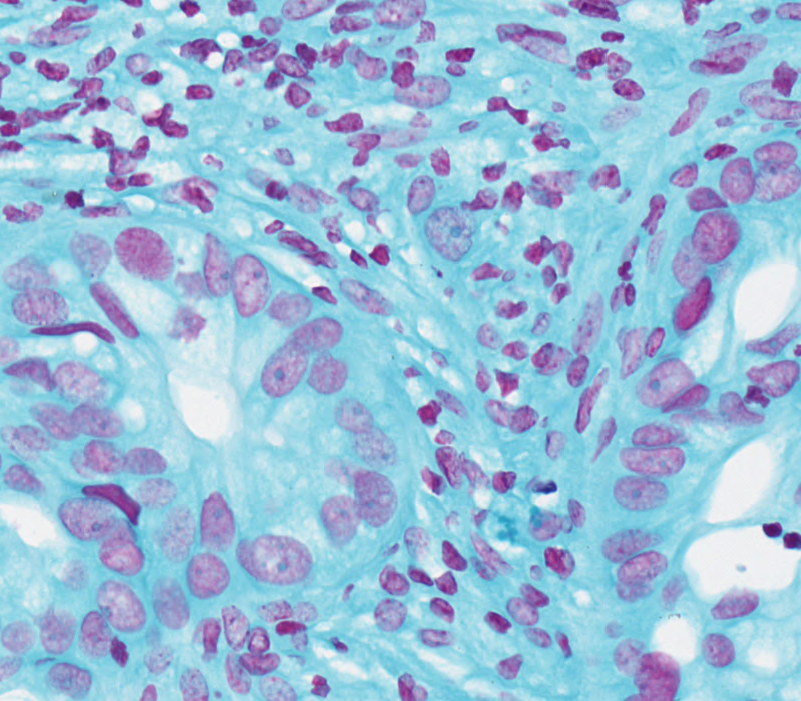
#> input picture OpenCV/3_Image Processing/original_t.png, 801 x 701 px
$ python channels.py
#> lines starting #> are read from the running program, lines starting #| are printed output that depends on the picture
import cv2
import matplotlib.pyplot as plt

colour = cv2.imread('original_t.png', -1)
#> colour is the input picture: shape (701, 801, 3); mean B, G, R 217, 189.7, 154
b, g, r = cv2.split(colour)
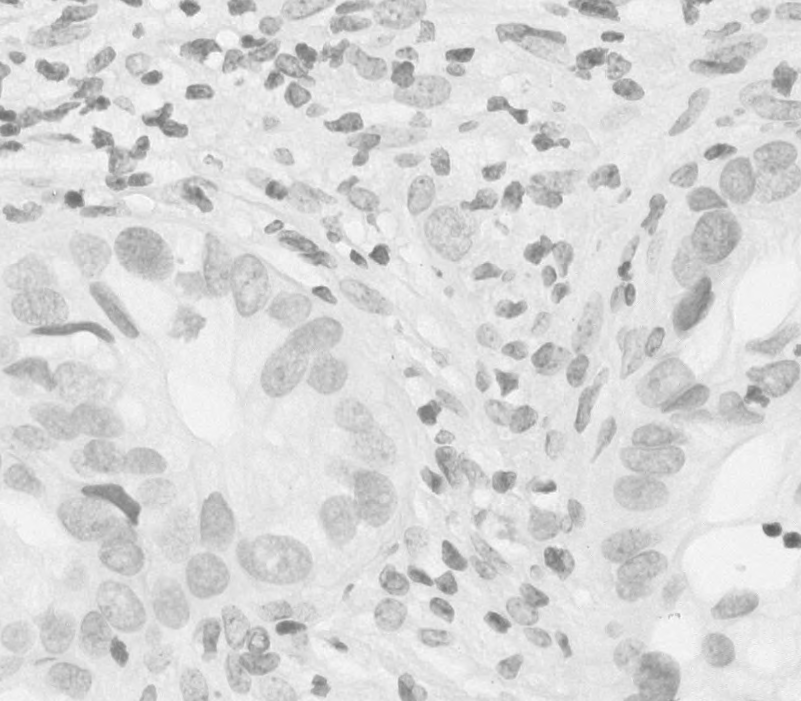
#> b: shape (701, 801); min 90, max 255, mean 217
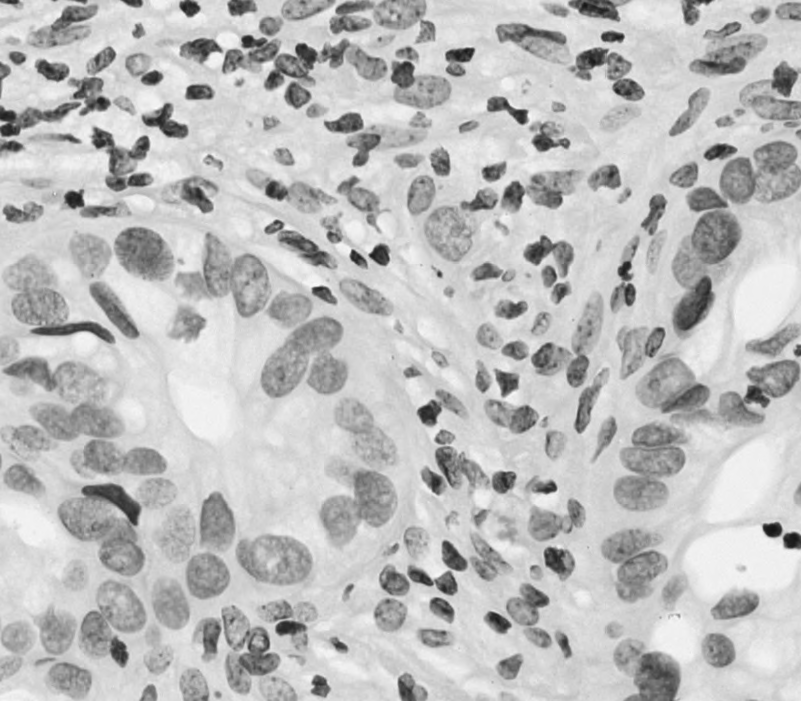
#> g: shape (701, 801); min 21, max 250, mean 189.7
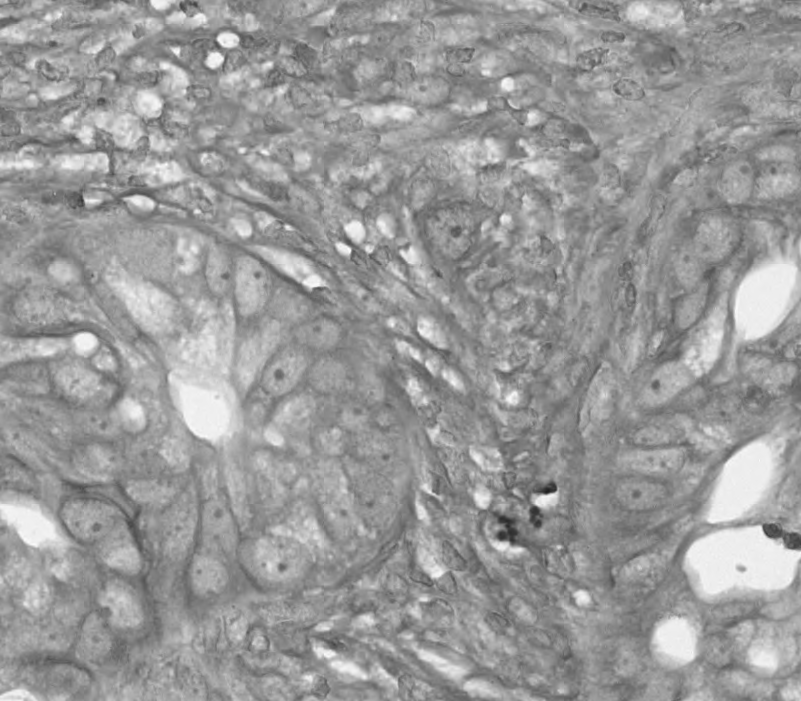
#> r: shape (701, 801); min 32, max 252, mean 154
gray = cv2.cvtColor(colour, cv2.COLOR_BGR2GRAY)
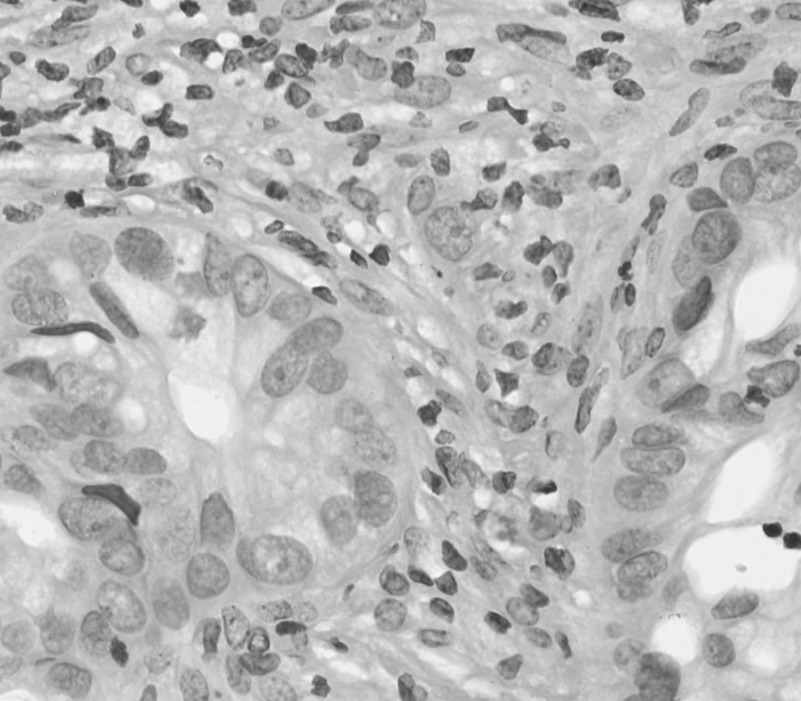
#> gray: shape (701, 801); min 45, max 247, mean 182.1

plt.subplot(221), plt.imshow(gray, cmap='Greys')
plt.title('gray'), plt.xticks([]), plt.yticks([])

plt.subplot(222), plt.imshow(r, cmap='Greys')
plt.title('red'), plt.xticks([]), plt.yticks([])

plt.subplot(223), plt.imshow(g, cmap='Greys')
plt.title('green'), plt.xticks([]), plt.yticks([])

plt.subplot(224), plt.imshow(b, cmap='Greys')
plt.title('blue'), plt.xticks([]), plt.yticks([])

plt.show()
